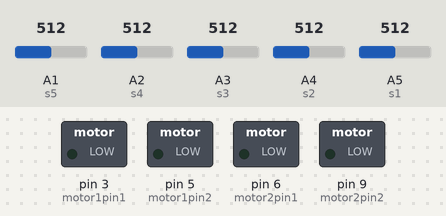
Recording of a sketch running on a simulated Arduino Uno, built with avr-gcc and run on an emulated ATmega328P. Parts: switched loads named in the sketch (green lamp = pin HIGH). The inputs (shaded band) are chosen by the test bench; at power-on: A2 (s4) = 512, A3 (s3) = 512, A4 (s2) = 512, A1 (s5) = 512, A5 (s1) = 512. What the sketch prints to the serial monitor is not drawn.

Above: at 1.2 s.
1.3 s: A2 (s4) set to 106
2.8 s: A2 (s4) set to 95
At 3.1 s:
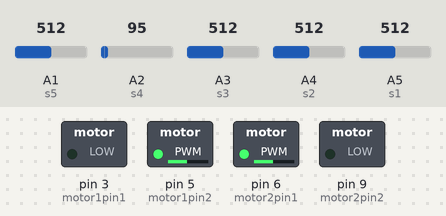
4.3 s: A3 (s3) set to 110
5.8 s: A3 (s3) set to 93
At 6.3 s:
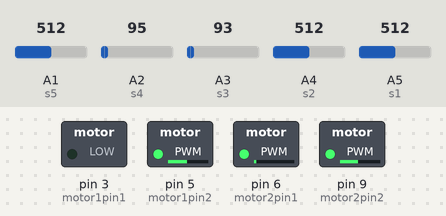
7.3 s: A4 (s2) set to 110
8.8 s: A4 (s2) set to 94
At 8.97 s:
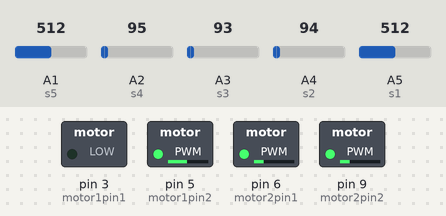
Timing chart, 0 to 11.8 s (numbered marks = the images above; inputs shaded):
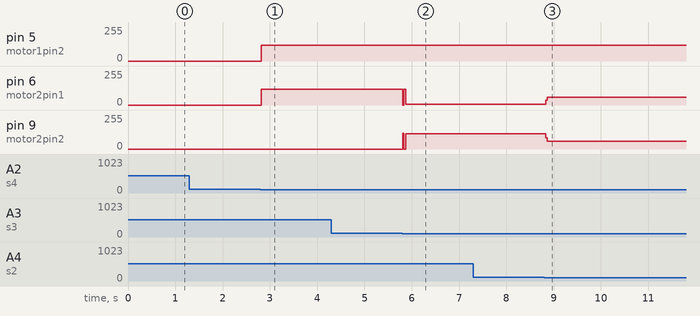

The sketch:

FINAL_CODE_TEST.ino
```cpp
int motor1pin1 = 3;
int motor1pin2 = 5;
int motor2pin1 = 6;
int motor2pin2 = 9;

int s1 = A5;
int s2 = A4;
int s3 = A3;
int s4 = A2;
int s5 = A1;

int colors1 = 0;
int colors2 = 0;
int colors3 = 0;
int colors4 = 0;
int colors5 = 0;

int counter = 0;

void setup() {
  pinMode(motor1pin1, OUTPUT);
  pinMode(motor1pin2, OUTPUT);
  pinMode(motor2pin1, OUTPUT);
  pinMode(motor2pin2, OUTPUT);

  pinMode(s1, INPUT);
  pinMode(s2, INPUT);
  pinMode(s3, INPUT);
  pinMode(s4, INPUT);
  pinMode(s5, INPUT);

  Serial.begin(9600);

}

void forward() {
  analogWrite(motor1pin1, 0);
  analogWrite(motor1pin2, 120);
  analogWrite(motor2pin1, 0);
  analogWrite(motor2pin2, 120);
  //Serial.println("FORWARD");
  }

void backward() {

  analogWrite(motor1pin1, 120);
  analogWrite(motor1pin2, 0);
  analogWrite(motor2pin1, 120);
  analogWrite(motor2pin2, 0);

  }

void left() {
  analogWrite(motor1pin1, 120);
  analogWrite(motor1pin2, 0);
  analogWrite(motor2pin1, 0);
  analogWrite(motor2pin2, 120);

  }

void right() {
  analogWrite(motor1pin1, 0);
  analogWrite(motor1pin2, 120);
  analogWrite(motor2pin1, 120);
  analogWrite(motor2pin2, 0);

  }

void stop() {
  analogWrite(motor1pin1, 0);
  analogWrite(motor1pin2, 0);
  analogWrite(motor2pin1, 0);
  analogWrite(motor2pin2, 0);

}

void mediumLeft(){
  analogWrite(motor1pin1, 100);
  analogWrite(motor1pin2, 0);
  analogWrite(motor2pin1, 0);
  analogWrite(motor2pin2, 100);
}

void mediumRight(){
  analogWrite(motor1pin1, 0);
  analogWrite(motor1pin2, 100);
  analogWrite(motor2pin1, 100);
  analogWrite(motor2pin2, 0);
}

void loop() {
    colors1 = analogRead(s1);
    colors2 = analogRead(s2);
    colors3 = analogRead(s3);
    colors4 = analogRead(s4);
    colors5 = analogRead(s5);

    Serial.println(counter);

    if(colors3<100){
      forward();
    }


   if( colors4<100 ){
      delay(10);
      right();
    }
  if(colors2<100){
      delay(10);
      left();
  }

  if(colors3>100 && colors4>100 && colors5>100){
    stop();
  }

}
```

Measured:
- the behaviour switches between 100 and 99 on A2 (s4) (found by bisection; images 0 and 1)
- the behaviour switches between 100 and 99 on A3 (s3) (found by bisection; images 1 and 2)
- the behaviour switches between 100 and 99 on A4 (s2) (found by bisection; images 2 and 3)
- after the input at 1.3 s, every drawn part: stays the same
- after the input at 2.8 s, pin 5 (motor1pin2), pin 6 (motor2pin1): 0/255 → 120/255 at once
- after the input at 4.3 s, every drawn part: stays the same
- after the input at 5.8 s, pin 6 (motor2pin1): 120/255 → 6/255 at once; pin 9 (motor2pin2): 0/255 → 114/255 at once
- after the input at 7.3 s, every drawn part: stays the same
- after the input at 8.8 s, pin 6 (motor2pin1): 6/255 → 60/255 at once; pin 9 (motor2pin2): 114/255 → 60/255 at once
